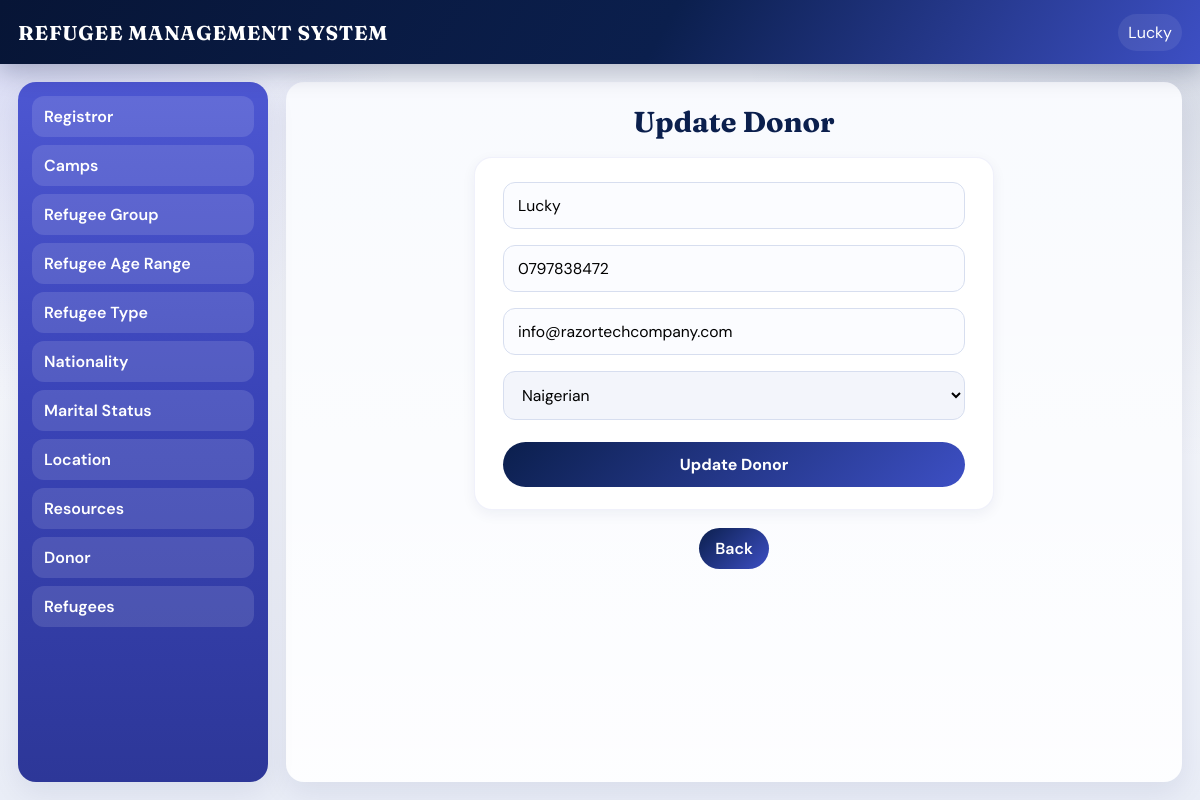
/update-donor.php?d=2 (signed in), run on the app's committed database.
### tables this page shows
CREATE TABLE IF NOT EXISTS `donnor` (
  `d_id` int NOT NULL AUTO_INCREMENT,
  `d_name` varchar(45) NOT NULL,
  `d_contact` varchar(45) NOT NULL,
  `d_email` varchar(45) NOT NULL,
  `n_id` int NOT NULL,
  `password` varchar(45) NOT NULL,
  PRIMARY KEY (`d_id`),
  UNIQUE KEY `d_email_UNIQUE` (`d_email`)
);

### update-donor.php (the view, shortened to what this page needs)
<?php include "includes/header.php" ?>
<div class="container">
    <div class="sidebar">
<?php include "includes/sidebar.php"; ?>
    </div>
    <div class="main">
      <h1>Update Donor</h1>
      <div class="form-section">
        <?php
        $d_id=(int)$_GET['d'];
        $row=mysqli_fetch_array(mysqli_query($conn,"select * from donnor where d_id='".$d_id."'"));
        ?>
        <form method="post">
            <input type="text" name="d_name" value="<?php echo htmlspecialchars($row['d_name']); ?>" required>
            <input type="text" name="d_contact" value="<?php echo htmlspecialchars($row['d_contact']); ?>" required>
            <input type="email" name="d_email" value="<?php echo htmlspecialchars($row['d_email']); ?>" required>
            <select name="nationality" required>
                <?php
                $select=mysqli_query($conn,"select * from nationality order by nationality");
                while($opt=mysqli_fetch_assoc($select)){
                  $selected=$opt['n_id']==$row['n_id']?'selected':'';
                ?>
                <option value="<?php echo $opt['n_id']; ?>" <?php echo $selected; ?>><?php echo htmlspecialchars($opt['nationality']); ?></option>
                <?php } ?>
            </select>
            <input type="submit" name="submit" value="Update Donor" class="btn">
        </form>
      </div>
      <p><a class="btn-link" href="add-donor.php">Back</a></p>
    </div>
</div>
<?php include "includes/footer.php"; ?>

### assets/css/dashboard.css (style rules this page uses)
:root { --navy: #0b1f4d; --navy-deep: #071536; --indigo: #3d4fc4; --indigo-soft: #6a6ae3; --sky: #e8eefc; --surface: #f4f6fb; --card: #ffffff; --text: #1a2340; --muted: #5b6785; --success: #1f8a5b; --danger: #c73b3b; --warn: #2f7dd1; --radius: 14px; --shadow: 0 10px 30px rgba(11, 31, 77, 0.08); --shadow-sm: 0 4px 14px rgba(11, 31, 77, 0.06); --font: "DM Sans", "Segoe UI", sans-serif; --display: "Fraunces", Georgia, serif; }
* { padding: 0; margin: 0; box-sizing: border-box; }
html { scroll-behavior: smooth; }
body { font-family: var(--font); color: var(--text); background: radial-gradient(circle at top left, rgba(106, 106, 227, 0.18), transparent 28%), radial-gradient(circle at top right, rgba(11, 31, 77, 0.12), transparent 32%), linear-gradient(180deg, #eef1f8 0%, var(--surface) 48%, #e9edf7 100%); min-height: 100vh; }
a { color: inherit; }
.container { display: grid; grid-template-columns: 250px 1fr; gap: 18px; padding: 18px; max-width: 1500px; margin: 0 auto; align-items: start; }
.container .sidebar { width: 100%; min-height: calc(100vh - 100px); background: linear-gradient(180deg, #4d57d2 0%, #3a44b8 45%, #2d3798 100%); border-radius: 18px; overflow: hidden; box-shadow: var(--shadow); position: sticky; top: 82px; }
.container .main { width: 100%; min-height: calc(100vh - 100px); border-radius: 18px; text-align: center; background: linear-gradient(180deg, rgba(255, 255, 255, 0.72), rgba(255, 255, 255, 0.92)), var(--sky); box-shadow: var(--shadow); padding: 22px 18px 28px; overflow: auto; }
.main > h1 { font-family: var(--display); font-size: clamp(1.4rem, 2.4vw, 2rem); color: var(--navy); margin-bottom: 18px; }
.camp .btn, .btn-link { width: auto; display: inline-block; padding: 10px 16px; background: linear-gradient(135deg, var(--navy), var(--indigo)); color: #fff; border-radius: 999px; margin: 0; text-align: center; font-weight: 600; text-decoration: none; transition: 0.2s ease; }
.form-section { margin: 0 auto 18px; width: min(520px, 100%); background: var(--card); border-radius: 18px; overflow: hidden; box-shadow: var(--shadow-sm); border: 1px solid rgba(61, 79, 196, 0.08); text-align: left; }
.form-section form { width: 100%; padding: 18px; display: block; }
.form-section form input, .form-section form textarea, .form-section form select { width: calc(100% - 20px); margin: 6px 10px 10px; padding: 12px 14px; border-radius: 12px; outline: none; border: 1px solid #d7deef; background: #fbfcff; font-family: var(--font); font-size: 0.98rem; transition: border-color 0.2s ease, box-shadow 0.2s ease; }
.form-section form select { background: #f3f5fb; }
.form-section form .btn { background: linear-gradient(135deg, var(--navy), var(--indigo)); color: #fff; padding: 12px 16px; border: none; border-radius: 999px; text-align: center; font-family: var(--font); font-size: 1rem; font-weight: 700; width: calc(100% - 20px); margin: 12px 10px 4px; }

### data on the page
donnor: d_name "Lucky", d_contact "0797838472", d_email "info@razortechcompany.com"

### other printed values
$_SESSION['name'] "Lucky"
form field nationality "Naigerian"
